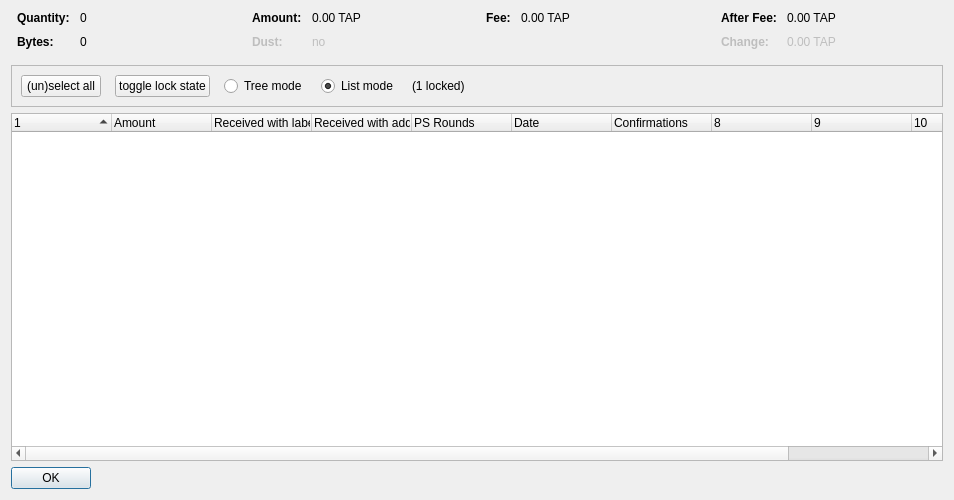
<?xml version="1.0" encoding="UTF-8"?>
<ui version="4.0">
 <class>CoinControlDialog</class>
 <widget class="QDialog" name="CoinControlDialog">
  <property name="geometry">
   <rect>
    <x>0</x>
    <y>0</y>
    <width>954</width>
    <height>500</height>
   </rect>
  </property>
  <property name="windowTitle">
   <string>Coin Selection</string>
  </property>
  <layout class="QVBoxLayout" name="verticalLayout">
   <item>
    <layout class="QHBoxLayout" name="horizontalLayoutTop" stretch="0,0,0,0">
     <property name="topMargin">
      <number>0</number>
     </property>
     <property name="bottomMargin">
      <number>10</number>
     </property>
     <item>
      <layout class="QFormLayout" name="formLayoutCoinControl1">
       <property name="horizontalSpacing">
        <number>10</number>
       </property>
       <property name="verticalSpacing">
        <number>10</number>
       </property>
       <property name="leftMargin">
        <number>6</number>
       </property>
       <property name="rightMargin">
        <number>6</number>
       </property>
       <item row="0" column="0">
        <widget class="QLabel" name="labelCoinControlQuantityText">
         <property name="font">
          <font>
           <weight>75</weight>
           <bold>true</bold>
          </font>
         </property>
         <property name="text">
          <string>Quantity:</string>
         </property>
        </widget>
       </item>
       <item row="0" column="1">
        <widget class="QLabel" name="labelCoinControlQuantity">
         <property name="cursor">
          <cursorShape>IBeamCursor</cursorShape>
         </property>
         <property name="contextMenuPolicy">
          <enum>Qt::ActionsContextMenu</enum>
         </property>
         <property name="text">
          <string notr="true">0</string>
         </property>
         <property name="textInteractionFlags">
          <set>Qt::LinksAccessibleByMouse|Qt::TextSelectableByKeyboard|Qt::TextSelectableByMouse</set>
         </property>
        </widget>
       </item>
       <item row="1" column="0">
        <widget class="QLabel" name="labelCoinControlBytesText">
         <property name="font">
          <font>
           <weight>75</weight>
           <bold>true</bold>
          </font>
         </property>
         <property name="text">
          <string>Bytes:</string>
         </property>
        </widget>
       </item>
       <item row="1" column="1">
        <widget class="QLabel" name="labelCoinControlBytes">
         <property name="cursor">
          <cursorShape>IBeamCursor</cursorShape>
         </property>
         <property name="contextMenuPolicy">
          <enum>Qt::ActionsContextMenu</enum>
         </property>
         <property name="text">
          <string notr="true">0</string>
         </property>
         <property name="textInteractionFlags">
          <set>Qt::LinksAccessibleByMouse|Qt::TextSelectableByKeyboard|Qt::TextSelectableByMouse</set>
         </property>
        </widget>
       </item>
      </layout>
     </item>
     <item>
      <layout class="QFormLayout" name="formLayoutCoinControl2">
       <property name="horizontalSpacing">
        <number>10</number>
       </property>
       <property name="verticalSpacing">
        <number>10</number>
       </property>
       <property name="leftMargin">
        <number>6</number>
       </property>
       <property name="rightMargin">
        <number>6</number>
       </property>
       <item row="0" column="0">
        <widget class="QLabel" name="labelCoinControlAmountText">
         <property name="font">
          <font>
           <weight>75</weight>
           <bold>true</bold>
          </font>
         </property>
         <property name="text">
          <string>Amount:</string>
         </property>
        </widget>
       </item>
       <item row="0" column="1">
        <widget class="QLabel" name="labelCoinControlAmount">
         <property name="cursor">
          <cursorShape>IBeamCursor</cursorShape>
         </property>
         <property name="contextMenuPolicy">
          <enum>Qt::ActionsContextMenu</enum>
         </property>
         <property name="text">
          <string notr="true">0.00 TAP</string>
         </property>
         <property name="textInteractionFlags">
          <set>Qt::LinksAccessibleByMouse|Qt::TextSelectableByKeyboard|Qt::TextSelectableByMouse</set>
         </property>
        </widget>
       </item>
       <item row="1" column="0">
        <widget class="QLabel" name="labelCoinControlLowOutputText">
         <property name="enabled">
          <bool>false</bool>
         </property>
         <property name="font">
          <font>
           <weight>75</weight>
           <bold>true</bold>
          </font>
         </property>
         <property name="text">
          <string>Dust:</string>
         </property>
        </widget>
       </item>
       <item row="1" column="1">
        <widget class="QLabel" name="labelCoinControlLowOutput">
         <property name="enabled">
          <bool>false</bool>
         </property>
         <property name="cursor">
          <cursorShape>IBeamCursor</cursorShape>
         </property>
         <property name="contextMenuPolicy">
          <enum>Qt::ActionsContextMenu</enum>
         </property>
         <property name="text">
          <string notr="true">no</string>
         </property>
         <property name="textInteractionFlags">
          <set>Qt::LinksAccessibleByMouse|Qt::TextSelectableByKeyboard|Qt::TextSelectableByMouse</set>
         </property>
        </widget>
       </item>
      </layout>
     </item>
     <item>
      <layout class="QFormLayout" name="formLayoutCoinControl3">
       <property name="horizontalSpacing">
        <number>10</number>
       </property>
       <property name="verticalSpacing">
        <number>10</number>
       </property>
       <property name="leftMargin">
        <number>6</number>
       </property>
       <property name="rightMargin">
        <number>6</number>
       </property>
       <item row="0" column="0">
        <widget class="QLabel" name="labelCoinControlFeeText">
         <property name="font">
          <font>
           <weight>75</weight>
           <bold>true</bold>
          </font>
         </property>
         <property name="text">
          <string>Fee:</string>
         </property>
        </widget>
       </item>
       <item row="0" column="1">
        <widget class="QLabel" name="labelCoinControlFee">
         <property name="cursor">
          <cursorShape>IBeamCursor</cursorShape>
         </property>
         <property name="contextMenuPolicy">
          <enum>Qt::ActionsContextMenu</enum>
         </property>
         <property name="text">
          <string notr="true">0.00 TAP</string>
         </property>
         <property name="textInteractionFlags">
          <set>Qt::LinksAccessibleByMouse|Qt::TextSelectableByKeyboard|Qt::TextSelectableByMouse</set>
         </property>
        </widget>
       </item>
      </layout>
     </item>
     <item>
      <layout class="QFormLayout" name="formLayoutCoinControl4">
       <property name="horizontalSpacing">
        <number>10</number>
       </property>
       <property name="verticalSpacing">
        <number>10</number>
       </property>
       <property name="leftMargin">
        <number>6</number>
       </property>
       <property name="rightMargin">
        <number>6</number>
       </property>
       <item row="0" column="0">
        <widget class="QLabel" name="labelCoinControlAfterFeeText">
         <property name="font">
          <font>
           <weight>75</weight>
           <bold>true</bold>
          </font>
         </property>
         <property name="text">
          <string>After Fee:</string>
         </property>
        </widget>
       </item>
       <item row="0" column="1">
        <widget class="QLabel" name="labelCoinControlAfterFee">
         <property name="cursor">
          <cursorShape>IBeamCursor</cursorShape>
         </property>
         <property name="contextMenuPolicy">
          <enum>Qt::ActionsContextMenu</enum>
         </property>
         <property name="text">
          <string notr="true">0.00 TAP</string>
         </property>
         <property name="textInteractionFlags">
          <set>Qt::LinksAccessibleByMouse|Qt::TextSelectableByKeyboard|Qt::TextSelectableByMouse</set>
         </property>
        </widget>
       </item>
       <item row="1" column="0">
        <widget class="QLabel" name="labelCoinControlChangeText">
         <property name="enabled">
          <bool>false</bool>
         </property>
         <property name="font">
          <font>
           <weight>75</weight>
           <bold>true</bold>
          </font>
         </property>
         <property name="text">
          <string>Change:</string>
         </property>
        </widget>
       </item>
       <item row="1" column="1">
        <widget class="QLabel" name="labelCoinControlChange">
         <property name="enabled">
          <bool>false</bool>
         </property>
         <property name="cursor">
          <cursorShape>IBeamCursor</cursorShape>
         </property>
         <property name="contextMenuPolicy">
          <enum>Qt::ActionsContextMenu</enum>
         </property>
         <property name="text">
          <string notr="true">0.00 TAP</string>
         </property>
         <property name="textInteractionFlags">
          <set>Qt::LinksAccessibleByMouse|Qt::TextSelectableByKeyboard|Qt::TextSelectableByMouse</set>
         </property>
        </widget>
       </item>
      </layout>
     </item>
    </layout>
   </item>
   <item>
    <widget class="QFrame" name="frame">
     <property name="minimumSize">
      <size>
       <width>0</width>
       <height>40</height>
      </size>
     </property>
     <property name="frameShape">
      <enum>QFrame::StyledPanel</enum>
     </property>
     <property name="frameShadow">
      <enum>QFrame::Sunken</enum>
     </property>
     <layout class="QHBoxLayout" name="horizontalLayout">
      <item>
       <layout class="QHBoxLayout" name="horizontalLayoutPanel" stretch="0,0,0,0,0,0">
        <property name="spacing">
         <number>14</number>
        </property>
        <item>
         <widget class="QPushButton" name="pushButtonSelectAll">
          <property name="sizePolicy">
           <sizepolicy hsizetype="Maximum" vsizetype="Fixed">
            <horstretch>0</horstretch>
            <verstretch>0</verstretch>
           </sizepolicy>
          </property>
          <property name="text">
           <string>(un)select all</string>
          </property>
          <property name="autoDefault">
           <bool>false</bool>
          </property>
         </widget>
        </item>
        <item>
         <widget class="QPushButton" name="pushButtonToggleLock">
          <property name="sizePolicy">
           <sizepolicy hsizetype="Maximum" vsizetype="Fixed">
            <horstretch>0</horstretch>
            <verstretch>0</verstretch>
           </sizepolicy>
          </property>
          <property name="text">
           <string>toggle lock state</string>
          </property>
          <property name="autoDefault">
           <bool>false</bool>
          </property>
         </widget>
        </item>
        <item>
         <widget class="QRadioButton" name="radioTreeMode">
          <property name="sizePolicy">
           <sizepolicy hsizetype="Maximum" vsizetype="Fixed">
            <horstretch>0</horstretch>
            <verstretch>0</verstretch>
           </sizepolicy>
          </property>
          <property name="text">
           <string>Tree mode</string>
          </property>
         </widget>
        </item>
        <item>
         <widget class="QRadioButton" name="radioListMode">
          <property name="sizePolicy">
           <sizepolicy hsizetype="Maximum" vsizetype="Fixed">
            <horstretch>0</horstretch>
            <verstretch>0</verstretch>
           </sizepolicy>
          </property>
          <property name="text">
           <string>List mode</string>
          </property>
          <property name="checked">
           <bool>true</bool>
          </property>
         </widget>
        </item>
        <item>
         <widget class="QLabel" name="labelLocked">
          <property name="text">
           <string>(1 locked)</string>
          </property>
         </widget>
        </item>
        <item>
         <spacer name="horizontalSpacer">
          <property name="orientation">
           <enum>Qt::Horizontal</enum>
          </property>
          <property name="sizeHint" stdset="0">
           <size>
            <width>40</width>
            <height>20</height>
           </size>
          </property>
         </spacer>
        </item>
       </layout>
      </item>
     </layout>
    </widget>
   </item>
   <item>
    <widget class="CoinControlTreeWidget" name="treeWidget">
     <property name="contextMenuPolicy">
      <enum>Qt::CustomContextMenu</enum>
     </property>
     <property name="sortingEnabled">
      <bool>false</bool>
     </property>
     <property name="columnCount">
      <number>11</number>
     </property>
     <attribute name="headerShowSortIndicator" stdset="0">
      <bool>true</bool>
     </attribute>
     <attribute name="headerStretchLastSection">
      <bool>false</bool>
     </attribute>
     <column>
      <property name="text">
       <string/>
      </property>
     </column>
     <column>
      <property name="text">
       <string>Amount</string>
      </property>
     </column>
     <column>
      <property name="text">
       <string>Received with label</string>
      </property>
     </column>
     <column>
      <property name="text">
       <string>Received with address</string>
      </property>
     </column>
     <column>
      <property name="text">
       <string>PS Rounds</string>
      </property>
     </column>
     <column>
      <property name="text">
       <string>Date</string>
      </property>
     </column>
     <column>
      <property name="text">
       <string>Confirmations</string>
      </property>
      <property name="toolTip">
       <string>Confirmed</string>
      </property>
     </column>
     <column>
      <property name="text">
       <string/>
      </property>
     </column>
     <column>
      <property name="text">
       <string/>
      </property>
     </column>
     <column>
      <property name="text">
       <string/>
      </property>
     </column>
     <column>
      <property name="text">
       <string/>
      </property>
     </column>
    </widget>
   </item>
   <item>
    <widget class="QDialogButtonBox" name="buttonBox">
     <property name="sizePolicy">
      <sizepolicy hsizetype="Maximum" vsizetype="Fixed">
       <horstretch>0</horstretch>
       <verstretch>0</verstretch>
      </sizepolicy>
     </property>
     <property name="orientation">
      <enum>Qt::Horizontal</enum>
     </property>
     <property name="standardButtons">
      <set>QDialogButtonBox::Ok</set>
     </property>
    </widget>
   </item>
  </layout>
 </widget>
 <customwidgets>
  <customwidget>
   <class>CoinControlTreeWidget</class>
   <extends>QTreeWidget</extends>
   <header>coincontroltreewidget.h</header>
  </customwidget>
 </customwidgets>
 <resources/>
 <connections/>
</ui>
